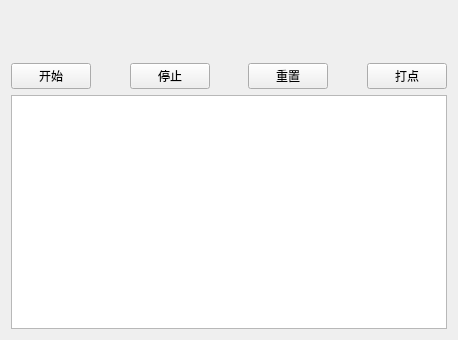
<?xml version="1.0" encoding="UTF-8"?>
<ui version="4.0">
 <class>Widget</class>
 <widget class="QWidget" name="Widget">
  <property name="geometry">
   <rect>
    <x>0</x>
    <y>0</y>
    <width>458</width>
    <height>340</height>
   </rect>
  </property>
  <property name="windowTitle">
   <string>Widget</string>
  </property>
  <layout class="QGridLayout" name="gridLayout">
   <item row="0" column="0">
    <layout class="QVBoxLayout" name="verticalLayout">
     <item>
      <widget class="QLabel" name="ShowTime">
       <property name="font">
        <font>
         <pointsize>30</pointsize>
        </font>
       </property>
       <property name="text">
        <string/>
       </property>
       <property name="alignment">
        <set>Qt::AlignCenter</set>
       </property>
      </widget>
     </item>
     <item>
      <layout class="QHBoxLayout" name="horizontalLayout">
       <item>
        <widget class="QPushButton" name="StartButton">
         <property name="text">
          <string>开始</string>
         </property>
        </widget>
       </item>
       <item>
        <spacer name="horizontalSpacer">
         <property name="orientation">
          <enum>Qt::Horizontal</enum>
         </property>
         <property name="sizeHint" stdset="0">
          <size>
           <width>40</width>
           <height>20</height>
          </size>
         </property>
        </spacer>
       </item>
       <item>
        <widget class="QPushButton" name="CloseButton">
         <property name="text">
          <string>停止</string>
         </property>
        </widget>
       </item>
       <item>
        <spacer name="horizontalSpacer_2">
         <property name="orientation">
          <enum>Qt::Horizontal</enum>
         </property>
         <property name="sizeHint" stdset="0">
          <size>
           <width>40</width>
           <height>20</height>
          </size>
         </property>
        </spacer>
       </item>
       <item>
        <widget class="QPushButton" name="ResetButton">
         <property name="text">
          <string>重置</string>
         </property>
        </widget>
       </item>
       <item>
        <spacer name="horizontalSpacer_3">
         <property name="orientation">
          <enum>Qt::Horizontal</enum>
         </property>
         <property name="sizeHint" stdset="0">
          <size>
           <width>40</width>
           <height>20</height>
          </size>
         </property>
        </spacer>
       </item>
       <item>
        <widget class="QPushButton" name="bitButton">
         <property name="text">
          <string>打点</string>
         </property>
        </widget>
       </item>
      </layout>
     </item>
     <item>
      <widget class="QTextBrowser" name="BitTime"/>
     </item>
    </layout>
   </item>
  </layout>
 </widget>
 <layoutdefault spacing="6" margin="11"/>
 <resources/>
 <connections/>
</ui>
